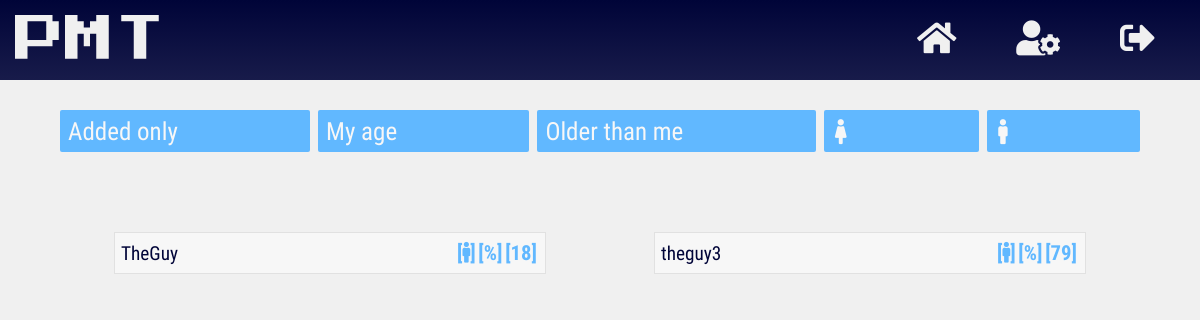
Before: / (signed in) with the older database file.
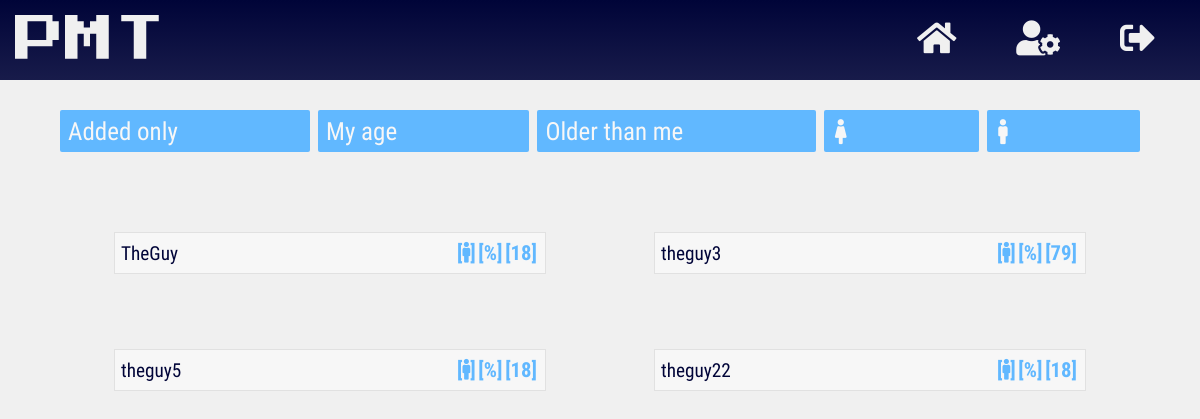
After: the same page with the newer database file.
### app/models.py (models this page shows, shortened)
class User(db.Model, UserMixin):
    __tablename__ = 'users'
    id = db.Column(db.Integer(), primary_key=True)
    username = db.Column(db.String(length=20), nullable=False, unique=True)
    email = db.Column(db.String(length=50), nullable=False, unique=True)
    password_hash = db.Column(db.String(length=60), nullable=False)
    age = db.Column(db.Integer(), nullable=False)
    gender = db.Column(db.String(length=6), nullable=False)
    assumptions = db.relationship('Assumption', secondary=users_to_assumptions,
    backref=db.backref('users', lazy=True), lazy=True)
    added_users = db.relationship('User', secondary=users_to_users,
                  primaryjoin=(users_to_users.c.added_id == id),
                  secondaryjoin=(users_to_users.c.adder_id == id),
                  backref=db.backref('adder_users', lazy=True), lazy=True)
    @property
    def password(self):
        return self.password

### app/routes.py (the view)
@app.route('/')
@login_required
def home():
    users = User.query.all()
    return render_template('home.html', users=users)

### user_loader/__init__.py (called while the page is built)
@login_manager.user_loader
def load_user(user_id):
    return User.query.get(int(user_id))

### app/templates/home.html (shortened to what this page needs)
{% extends 'uniform/base.html' %}
{% block css_files %}
<link rel="stylesheet" href="{{ url_for('static', filename='css/home.css') }}">
{% endblock %}
{% block content %}
<div class="filter-by">
  <span class="buttons">
    <button type="button" name="added-only">
      <span>Added only</span>
    </button>
    <button type="button" name="my-age">
      <span>My age</span>
    </button>
    <button type="button" name="older-than-me">
      <span>Older than me</span>
    </button>
    <button type="button" name="female" id="female-button">
      <i class="fas fa-female"></i>
    </button>
    <button type="button" name="male" id="male-button">
      <i class="fas fa-male"></i>
    </button>
  </span>
</div>
<ul>
  {% for user in users %}
  {% if user != current_user %}
  <div class="list-item-wrapper
  {% if user.age > current_user.age %}older-than-me{% endif %}
  {% if user in current_user.added_users %}added{% endif %}">
    <li>
      <span class="username">{{ user.username }}</span>
      <span class="meta-data">
        <span class="gender {{ user.gender }}">
        [<i class="fas fa-{{ user.gender }}" name="gender"></i>]</span>
        <span class="compatibility">[%]</span>
        <span class="age">[{{ user.age }}]</span>
      </span>
    </li>
  </div>
  {% endif %}
  {% endfor %}
</ul>
{% endblock %}

### app/templates/uniform/base.html (shortened to what this page needs)
<!DOCTYPE html>
<html lang="en" dir="ltr">
  <head>
    <link rel="stylesheet"
    href="{{ url_for('static', filename='css/uniform/base.css') }}">
    <link rel="stylesheet"
    href="{{ url_for('static', filename='icons/css/all.css') }}">
    {% block css_files %}{% endblock %}
  </head>
  <body>
    <header>
      <span>
        <abbr title="Personality Matching Tool.">
          <a href="/">PMT</a>
        </abbr>
      </span>
      <nav>
        {% if current_user.is_authenticated %}
        <a href="{{ url_for('home') }}"><span class="home">
          <i class="fas fa-home"></i>
        </span></a>
        <a href="{{ url_for('settings') }}"><span class="settings">
          <i class="fas fa-user-cog"></i>
        </span></a>
        <a href="{{ url_for('logout_page') }}"><span class="logout">
          <i class="fas fa-sign-out-alt"></i>
        </span></a>
        {% endif %}
      </nav>
    </header>
    <main>
      {% block content %}{% endblock %}
    </main>
  </body>
</html>

### app/static/css/uniform/base.css (style rules this page uses)
* { box-sizing: border-box; margin: 0; }
body { background: rgb(240, 240, 240); }
header { display: flex; flex-direction: column; background: linear-gradient(to bottom, rgb(0, 4, 56), rgba(0, 4, 56, .9)); color: rgb(240, 240, 240); padding-bottom: 10px; }
header > span { font-size: 70px; margin: 30px 0 30px 0; font-family: brand-font; }
header abbr { text-decoration: none; }
header * { text-align: center; }
header > nav { display: flex; font-size: 20px; font-weight: 900; }
nav > a { flex-basis: 100%; }
a, a:link, a:hover, a:visited, a:active { color: inherit; text-decoration: none; }
header, button { -webkit-touch-callout: none; -webkit-user-select: none; -khtml-user-select: none; -moz-user-select: none; -ms-user-select: none; user-select: none; }
@media (min-width: 769px) { header { flex-direction: row; padding: 15px; justify-content: space-between; align-items: center; } }
@media (min-width: 769px) { header > span { font-size: 50px; margin: 0; } }
@media (min-width: 769px) { header > nav { font-weight: 100; font-size: 35px; } }
@media (min-width: 769px) { nav > a > span { padding: 10px 30px; } }
@media (min-width: 769px) { nav > a > span { -webkit-transition: background 100ms ease; -o-transition: background 100ms ease; -moz-transition: background 100ms ease; -ms-transition: background 100ms ease; } }
@media (min-width: 769px) { header { position: sticky; top: 0; z-index: 1; } }

### app/static/css/home.css (style rules this page uses)
ul { padding: 0; margin: 80px auto 0 auto; width: 90%; display: flex; flex-wrap: wrap; }
.list-item-wrapper { flex-basis: 100%; position: relative; margin-bottom: 75px; }
li { border: 1px solid rgba(0, 0, 0, .09); display: flex; justify-content: space-between; flex-wrap: wrap; font-family: sans-serif; background: rgb(247, 247, 247); padding: 3px; font-size: 25px; }
.meta-data { order: 1; padding: 5px; color: rgb(97, 184, 255); font-size: .44em; align-self: center; font-family: roboto-bold; -webkit-touch-callout: none; -webkit-user-select: none; -khtml-user-select: none; -moz-user-select: none; -ms-user-select: none; user-select: none; }
.username { font-family: roboto-regular; align-self: center; padding: 3px; color: rgb(0, 4, 56); font-size: .77em; }
.gender, .compatibility, .age { font-size: 1.8em; }
.filter-by { width: 70%; margin: 30px auto 0 auto; font-family: roboto-regular; font-size: 20px; color: rgb(0, 4, 56); text-align: center; }
.buttons { display: grid; grid-template-columns: auto auto; grid-gap: 8px; }
.buttons > button { box-shadow: 0 4px 3px rgba(0, 0, 0, .09); padding: 8px; border: 0; border-radius: 2px; background: rgb(97, 184, 255); color: rgb(247, 247, 247); font-family: roboto-regular; display: flex; align-items: center; justify-content: space-between; height: 42px; }
.buttons > button > i { padding-left: 3px; }
button[name$="male"] { font-size: 1.3em; }
button[name$="male"], button[name="older-than-me"] { grid-column: 1 / span 2; }
@media (min-width: 769px) { ul { justify-content: space-between; } }
@media (min-width: 769px) { li { transition: box-shadow 250ms ease; } }
@media (min-width: 769px) { .filter-by { width: 90%; } }
@media (min-width: 769px) { .buttons { grid-template-columns: auto auto auto auto auto; } }
@media (min-width: 769px) { .buttons > button, .buttons > button > i { font-size: 25px; } }
@media (min-width: 769px) { button[name$="male"], button[name="older-than-me"] { grid-column: auto; } }
@media (min-width: 769px) { .buttons > button { box-shadow: none; cursor: pointer; transition: box-shadow 100ms ease; } }
@media (min-width: 769px) { ul { justify-content: space-around; } }
@media (min-width: 769px) { .list-item-wrapper { flex-basis: 40%; } }
@media (min-width: 769px) { .meta-data { font-size: .46em; } }

Changed rows visible on the page:
added User: username "theguy5", age "18"
added User: username "theguy22", age "18"
